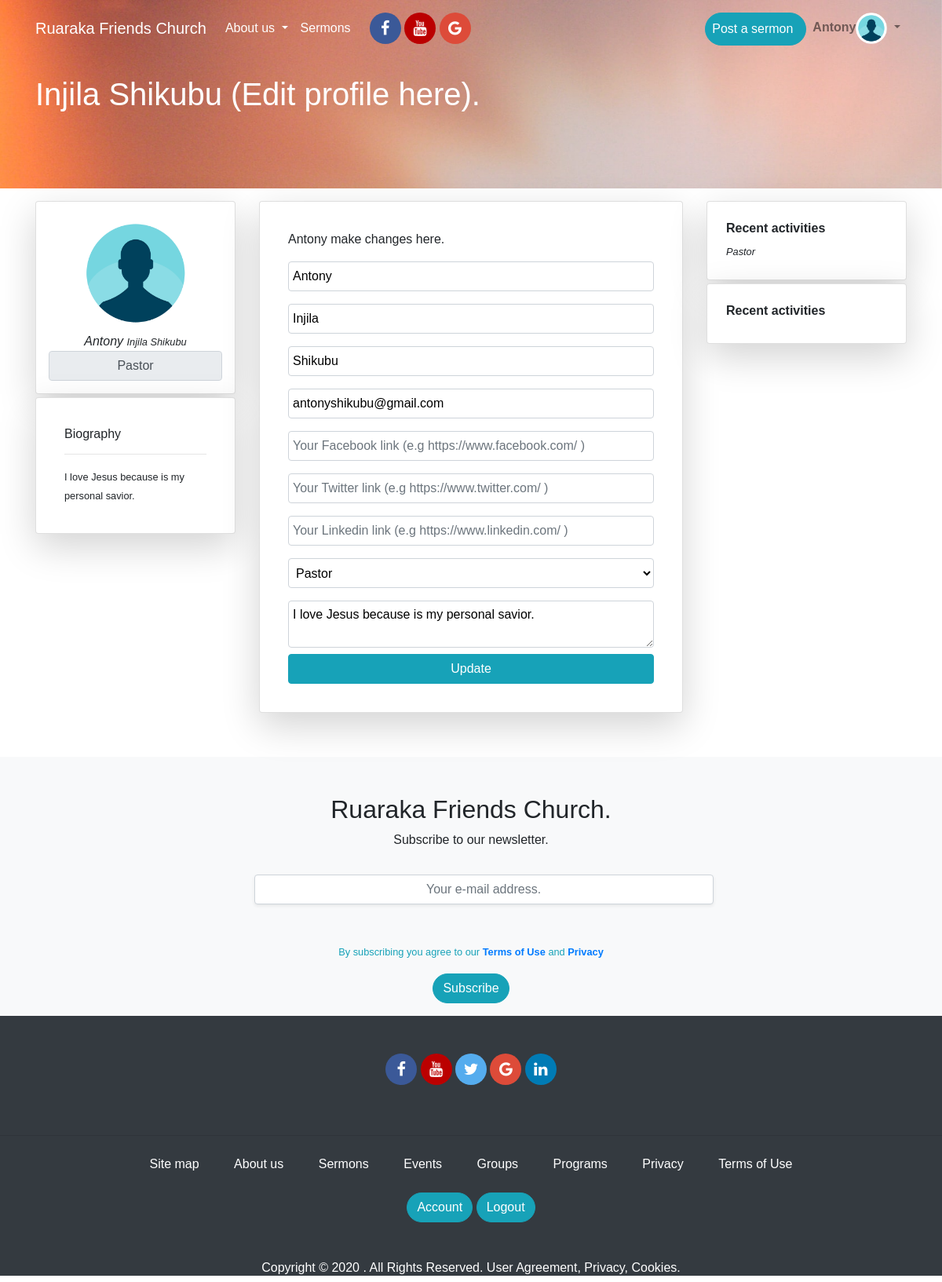
Page /profile/edit/Antony (signed in) on the committed database.
### app/models.py (models this page shows, shortened)
class User(UserMixin,db.Model):
	id = db.Column(db.Integer, primary_key=True)
	username = db.Column(db.String(124), index=True,unique=True)
	firstname = db.Column(db.String(124), index=True)
	lastname = db.Column(db.String(124), index=True)
	email = db.Column(db.String(124), index=True, unique=True)
	password_hash = db.Column(db.String(124), index=True, unique=True)
	about_me = db.Column(db.String(150))
	avatar = db.Column(db.String(150))
	facebook_url = db.Column(db.String(200))
	twitter_url = db.Column(db.String(200))
	linkedin_url = db.Column(db.String(200))
	role = db.Column(db.String(124), index=True)
	posts = db.relationship('Post', backref='author', lazy='dynamic')
	sermons = db.relationship('Sermon', backref='author', lazy='dynamic')

### app/routes.py (the view)
@app.route('/profile/edit/<username>', methods=['GET','POST'])
@login_required
def profile_edit(username):
	if current_user.username != username:
		return redirect(url_for('login'))
	form = EditUserProfile(current_user.username)
	if form.validate_on_submit():
		current_user.username = form.username.data
		current_user.firstname = form.firstname.data
		current_user.lastname = form.lastname.data
		current_user.email = form.email.data
		current_user.about_me = form.about_me.data
		current_user.avatar = form.avatar.data
		current_user.role = form.role.data
		db.session.commit()
		flash("Your changes have been submitted")
		return redirect(url_for('profile_edit', username=current_user.username))
	elif request.method == 'GET':
		form.username.data = current_user.username
		form.firstname.data = current_user.firstname
		form.lastname.data = current_user.lastname
		form.email.data = current_user.email
		form.about_me.data = current_user.about_me
		form.avatar.data = current_user.avatar
		form.role.data = current_user.role
	title = "{} | Profile ".format(current_user.username)
	return render_template('profile_edit.html',title=title,form=form)

### app/forms.py (shortened to what this page needs)
class EditUserProfile(FlaskForm):
	username = StringField('Username', validators=[DataRequired()])
	email = StringField('Email', validators=[DataRequired(),Email()])
	firstname = StringField('Firstname')
	lastname = StringField('Lastname')
	about_me = TextAreaField('Bio', validators=[Length(min=0,max=150)])
	avatar = StringField('Profile Picture')
	role = SelectField(
		'Role',
		choices = [ ('Member','Member'),('Pastor', 'Pastor'),('Praiser','Praiser')]
	)
	facebook_url = StringField('Facebook link')
	twitter_url = StringField('Twitter link')
	linkedin_url = StringField('Linkedin link')
	submit = SubmitField("Update")
	def __init__(self, original_username, *args, **kwargs):
		super(EditUserProfile, self).__init__(*args, **kwargs)
		self.original_username = original_username

### app/models.py (called while the page is built)
@login.user_loader
def load_user(id):
	return User.query.get(int(id))

### app/templates/profile_edit.html (shortened to what this page needs)
{% extends 'base.html' %}
{% block content  %}
<section id="profile_section">
	<div id="section-users-top">
		<div class="pt-5 container">
			<h1 class="mt-5">{{current_user.firstname}} {{current_user.lastname}} (Edit profile here). </h1>
		</div>
	</div>
	<form action="{{url_for('profile_edit', username=current_user.username)}}" method="post" novalidate>
	<div class="container mt-3 mb-5">
		<div class="row">
			<div class="col-xs-12 col-sm-12 col-md-3 col-lg-3 col-xl-3">
				<div class="card shadow-lg p-3 mb-1 bg-white rounded text-center">
					<img src="{{url_for('static', filename='imgs/profile_pic.png')}}" class="img-rounded mx-auto" style="height: 150px; width:150px;min-width: 50;min-height: 50">
					<div class="card-body p-0">
						<em class="">{{current_user.username}} <small>{{current_user.firstname}} {{current_user.lastname}}</small></em>
						<input type="tex" disabled value="{{current_user.role}}" class="form-control" style="text-align: center">
					</div>
				</div>
				<div class="card shadow-lg p-3 mb-2 bg-white rounded">
					<div class="card-body">
						<h6>Biography</h6>
						<hr>
						<small class="">
							{{current_user.about_me}}
						 </small>
					</div>
				</div>
			</div>
			<div class="col-xs-12 col-sm-12 col-md-6 col-lg-6 col-xl-6">
				<div class="card shadow-lg p-3 mb-2 bg-white rounded">
					<div class="card-body">
						<p class=""> {{current_user.username}} make changes here. </p>
						<div class="form-group">
							{{form.username(class='form-control', placeholder='Username',type='text', style='color:black;padding:5px')}}
						</div>
						<div class="form-group">
							{{form.firstname(class='form-control', placeholder='First name',type='text', style='color:black;padding:5px')}}
						</div>
						<div class="form-group">
							{{form.lastname(class='form-control', placeholder='Last name',type='text', style='color:black;padding:5px')}}
						</div>
						<div class="form-group">
							{{form.email(class='form-control', placeholder='Bio',type='email', style='color:black;padding:5px')}}
						</div>
						<div class="form-group">
							{{form.facebook_url(class='form-control', placeholder='Your Facebook link (e.g https://www.facebook.com/ )',type='text', style='color:black;padding:5px')}}
						</div>
						<div class="form-group">
							{{form.twitter_url(class='form-control', placeholder='Your Twitter link (e.g https://www.twitter.com/ )',type='text', style='color:black;padding:5px')}}
						</div>
						<div class="form-group">
							{{form.linkedin_url(class='form-control', placeholder='Your Linkedin link (e.g https://www.linkedin.com/ )',type='text', style='color:black;padding:5px')}}
						</div>
						<div class="form-group">
							{{form.role(class='form-control', placeholder='Role',type='text', style='color:black;padding:5px')}}
						</div>
						<div >
							{{form.about_me(class='form-control', placeholder='Bio',type='email', style='color:black;padding:5px')}}
						</div>
							{{form.submit(class='btn btn-info mt-2 btn-block')}}
					</div>
				</div>
			</div>
			<div class="col-xs-12 col-sm-12 col-md-3 col-lg-3 col-xl-3">
				<div class="card shadow-lg p-1 mb-1 bg-white rounded">
					<div class="card-body">
						<h6><strong>Recent activities</strong></h6>
						<small><em>{{current_user.role}}</em></small>
					</div>
				</div>
				<div class="card shadow-lg p-1 mb-1 bg-white rounded">
					<div class="card-body">
						<h6><strong>Recent activities</strong></h6>
					</div>
				</div>
			</div>
		</div>
	</div>
	</form>
</section>
{% endblock content  %}

### app/templates/_navbar.html (shortened to what this page needs)
<nav class="navbar navbar-expand-lg navbar-light fixed-top" id="menu-area">
  <div class="container">
    <a class="navbar-brand  text-white" href="{{url_for('index')}}">Ruaraka Friends Church</a>
    <div class="collapse navbar-collapse  text-white" id="navbarNav">
      <ul class="navbar-nav ">
        <li class="nav-item dropdown">
          <a class="nav-link dropdown-toggle  text-white"  href="" id="navbarDropdown" role="button" data-toggle="dropdown" aria-haspopup="true" aria-expanded="false">
            About us
          </a>
        </li>
        <li class="nav-item mr-0 ">
          <a class="nav-link mr-0 text-white" href="#/section-sermons">Sermons</a>
        </li>
         <div id="social_media_links" class="text-center ml-3">
          <a href="#" class="fa fa-facebook"></a>
          <a href="#" class="fa fa-youtube"></a>
          <a href="#" class="fa fa-google"></a>
        </div>
      </ul>
      <ul class="navbar-nav ml-auto">
        {% if current_user.is_anonymous %}
        <li class="nav-item">
          <a class="nav-link btn btn-info btn_custom mr-1" href="{{url_for('signup')}}" style="color:white;padding-left:20px; padding-right: 20px">Join us</a>
        </li>
        <li class="nav-item">
            <a class="nav-link btn btn-warning btn_custom" href="{{url_for('login')}}" id="login_link" style="color:white;padding-left:20px; padding-right: 20px">Login</a>
        </li>
        {% else %}
        {% if current_user.role == 'Pastor' %}
        <li class="nav-item">
          <a class="nav-link btn btn-info btn_custom text-white mt-2 pr-3" href="{{url_for('sermon')}}" >Post a sermon</a>
        </li>
        {% endif %}
        <li class="nav-item dropdown">
          <a class="nav-link dropdown-toggle" href="{{url_for('profile',username=current_user.username)}}" id="navbarDropdown" role="button" data-toggle="dropdown" aria-haspopup="true" aria-expanded="false">
            <span><strong id="username-font">{{current_user.username}}</strong></span><img src="{{url_for('static', filename='imgs/profile_pic.png')}}" class="img-rounded" style="height: 40px; width:40px">
          </a>
        </li>
        {% endif %}
      </ul>
    </div>
  </div>
</nav>

### app/static/css/main.css (style rules this page uses)
body { font-family: sans-serif; padding: 0; margin: 0 }
.btn_custom { border-radius: 30px; }
#section_auth fieldset input[type='text'], input[type='email'],input[type='password'] { background: transparent; color: #f8f9fa ; }
.fa { padding: 10px; font-size: 20px; width: 30px; text-align: center; text-decoration: none; border-radius: 50%; }
.fa-facebook { background: #3B5998; color: white; width: 40px; }
.fa-google { background: #dd4b39; color: white; width: 40px; }
.fa-youtube { background: #bb0000; color: white; width: 40px; }
#profile_section { min-height: 70vh; }
#section-users-top,#sermons_section { background-image: url('/static/imgs/bg1.jpg') ; background-repeat: no-repeat; background-attachment: fixed; background-size: cover; background-position: bottom; height: 35vh; max-height: 30vh; color: white }

### rows in the picture
User: username "Antony", firstname "Injila", lastname "Shikubu", role "Pastor", about_me "I love Jesus because is my personal savior.", email "antonyshikubu@gmail.com"
